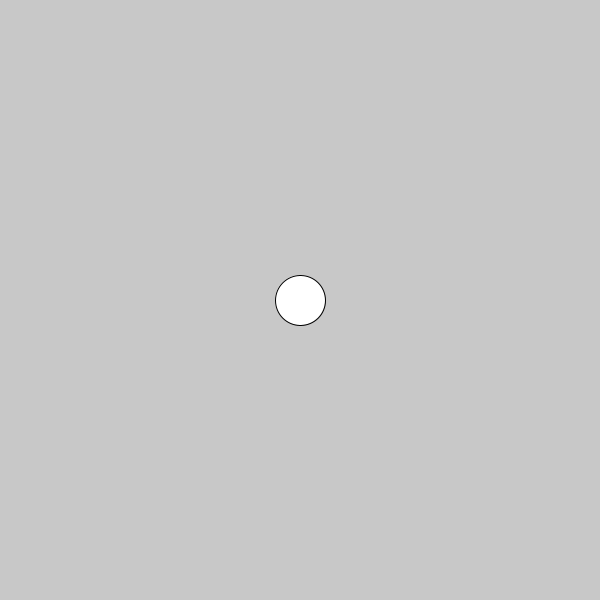
Frame 1 (no input)
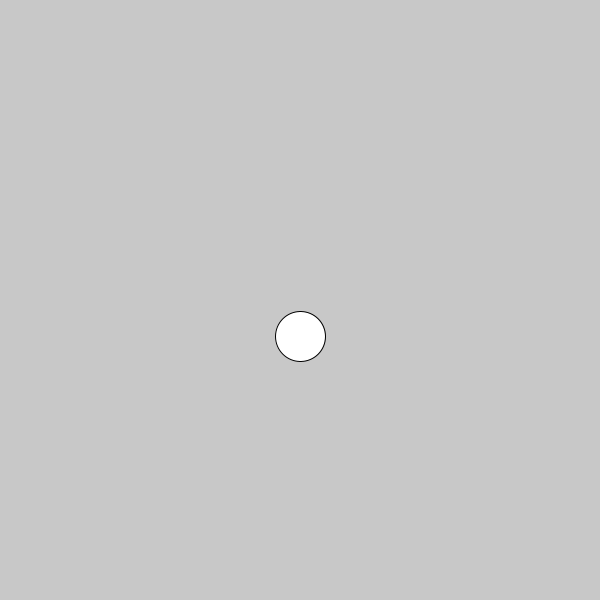
Frame 60 (the mouse pressed at the canvas centre just before this capture)
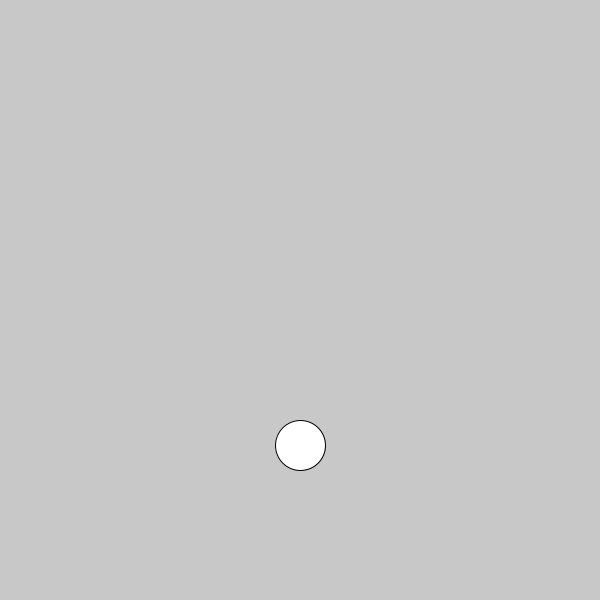
Frame 120 (the mouse held since frame 60 and released just before this capture)

The Processing sketch that drew these frames (run headless with seeded random() and noise(); from frame 60 on, the mouse is pressed at the canvas centre):

// Processing sketch: object_stuff
// ── object_stuff.pde
PVector gravity = new PVector(0, 0.02);

Object[] objects = {
  new Ball(new PVector(300, 300), 50)
};

float groundLevel = 590;

void setup() {
  size(600,600);
}

void draw() {
  background(200);
  objects[0].update();
  objects[0].show();
}

/*
void mousePressed() {
  for (Object obj : objects) {
    if (obj.pointOn(mouseX, mouseY)) {
      obj.setHolding(true);
    }
  }
}
*/

// ── Ball.pde
class Ball extends Object {
  PVector com = new PVector(); // Center of mass
  PVector pos = new PVector();
  PVector vel = new PVector();
  float s = 10;
  float m = 1;
  boolean holding;
  PVector holdingPos;
  
  
  Ball (PVector _pos, float diameter) {
    pos = _pos;
    s = diameter;
  }
  
  void update() {
    if (!holding) {
      PVector f = new PVector();
      f.add(gravity.copy().mult(m));
      vel.add(f);
      pos.add(vel);
    }
    else {
      
    }
  }
  
  void show() {
    pushMatrix();
    translate(pos.x, pos.y);
    circle(0, 0, s);
    popMatrix();
  }
  
  void setHolding(boolean newValue, float hx, float hy) {
    holding = newValue;
    holdingPos = new PVector(hx-pos.x, hy-pos.y);
  }
  
  void setHolding(boolean newValue) {
    holding = newValue;
  }
  
  boolean pointOn(float px, float py) {
    return (sqrt(sq(px-pos.x) + sq(py-pos.y)) < s/2);
  }
}

// ── Object.pde
abstract class Object {
  public abstract void update();
  public abstract void show();
  public abstract boolean pointOn(float px, float py);
  public abstract void setHolding(boolean newValue);
  
}
